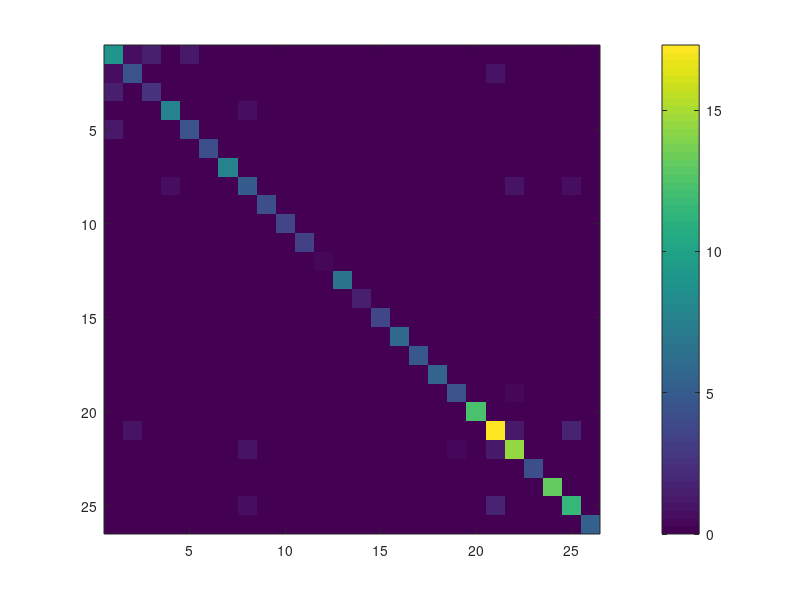

Reproduce this figure in MATLAB. (Note: this script raises an error after producing the figure.)
%% Basedata Brain, MNI152 ? not shifted?
cd /home/zhibinz2/Documents/GitHub/Virtual-Tractography/ForZhibin/processed_data

clear

load('scale250_Connectome.mat')

parcels(92,:,92)

imagesc(fc(25:50,25:50));colorbar;


% select the surface
BrainTri=Brain;
Vertex=BrainTri.Vertex;
Face=BrainTri.Face;
tr = triangulation(Face, Vertex(:,1), Vertex(:,2), Vertex(:,3));
trisurf(tr,'EdgeColor',[0.01 0.01 0.01],'EdgeAlpha',0.1);
alpha 0.5
xlabel('x');ylabel('y');zlabel('z');
title('scale250-Connectome-Brain')
view(90,0)
% ylim([-125,125]); zlim([-125,125]); xlim([-125,125]);

cd /home/zhibinz2/Documents/GitHub/MEG_EEG_Source_Localization
load('leadfield_nn_rr.mat')
hold on 
plot3(source_rr(:,1) * 1e3,source_rr(:,2) * 1e3,source_rr(:,3) * 1e3,'r.')
view(90,0)
% ylim([-125,125]); zlim([-125,125]); xlim([-125,125]);
grid on
title('source-rr from forward solution (not shifted by 1e3+2.5,1e3-30,1e3-42)')


%%
cd /home/zhibinz2/Documents/GitHub/Virtual-Tractography/ForZhibin/processed_data
% cd /home/zhibinz2/Documents/GitHub/CAMCAN_MEG_100
cd C:\Users\zhouz\GitHub\Virtual-Tractography\ForZhibin\processed_data
clear
load('Lausanne2008_fsaverageDSsurf_60_125_250.mat')
% select the surface
BrainTri=Brain;
Vertex=BrainTri.Vertex;
Face=BrainTri.Face;
tr = triangulation(Face, Vertex(:,1), Vertex(:,2), Vertex(:,3));
trisurf(tr,'EdgeColor',[0.01 0.01 0.01],'EdgeAlpha',0.1);
alpha 0.5
xlabel('x');ylabel('y');zlabel('z');
title('Lausanne2008-fsaverageDSsurf-60-125-250.mat')
view(90,0)
ylim([-125,125]); zlim([-125,125]); xlim([-125,125]);

cd /home/zhibinz2/Documents/GitHub/MEG_EEG_Source_Localization
% cd C:\Users\zhouz\Downloads\zhibin_source_localization
load('leadfield_nn_rr.mat')
hold on 
plot3(source_rr(:,1) * 1e3 + 2.5,source_rr(:,2) * 1e3 -30,source_rr(:,3) * 1e3 -42,'r.')
view(90,0)
% ylim([-125,125]); zlim([-125,125]); xlim([-125,125]);
grid on
title('source-rr from forward solution (shifted by 1e3+2.5,1e3-30,1e3-42)')

view([1 0 0]) % right view
view([-1 0 0]) % left view
view([0 0 1]) % Top view?
view([0 0 -1]) % bottom view
view([0 1 0]) % Front view
view([0 -1 0]) % Back view

view(0,90) % bottom view?
view(0,0) % back view
view(90,90) % top view


%% source labelling: Minmum distance
source_x=source_rr(:,1) * 1e3 + 2.5;
source_y=source_rr(:,2) * 1e3 -30;
source_z=source_rr(:,3) * 1e3 -42;
source_xyz=[source_x source_y source_z];

num_source=size(source_xyz,1);
num_vertex=size(Vertex,1);
source_labels=zeros(num_source,1);
tic
for sr=1:num_source
    tic
    all_dis=zeros(num_vertex,1);
    for vr =1:num_vertex
        all_dis(vr)=norm(Vertex(vr,:)-source_xyz(sr,:));
    end
    [M,I]=min(all_dis);
    source_labels(sr)=scale250_Labels(I);
end
toc
% Elapsed time is 0.129726 seconds.
bar(source_labels)

%% Anni's labeling
cd /home/zhibinz2/Documents/GitHub/Virtual-Tractography/ForZhibin/Volumes/scale250
% cd C:\Users\zhouz\GitHub\Virtual-Tractography\ForZhibin\Volumes
tmp = read_avw('ROIv4_HR_th.nii.gz');
tmp = permute(tmp, [1 3 2]);
tmp = tmp(256:-1:1,:, 256:-1:1);
parcels = tmp;

lowDimVert = source_xyz+127.5; % 127.5 is based on the fsaverage volume being 256 x 256 x 256
plot3(lowDimVert(:,1), lowDimVert(:,2), lowDimVert(:,3),'r.')
lowDimVert_labels=zeros(num_source,1);
for i = 1:length(lowDimVert)
    vox = ceil(lowDimVert(i,:));
    inds              = sub2ind([size(parcels)], vox(:,1), vox(:,2), vox(:,3));
    label             = parcels(inds); %what is the label?
    lowDimVert_labels(i) = label;
end

% % Method 1
% % covert parcels to linear index organization
% linear_parcels=reshape(tmp,[],1);
% parcel_labels=zeros(length(linear_parcels),1); 
% parcel_coordinates=zeros(length(linear_parcels));
% tic
% for l=1:length(linear_parcels)
%     if linear_parcels(l)~=0
%         parcel_coordinates(l,:)=ind2sub(size(parcels),l);
%         parcel_labels=[parcel_labels;linear_parcels(l)];
%     end
% end
% % remove zeor entry
% bool_parcel=ones(length(linear_parcels),1);
% for l=1:length(linear_parcel)
%     if linear_parcels(l)==0
%         bool_parcel(l)=0;
%     end
% end
% parcel_coordinates=parcel_coordinates(bool_parcel,:);
% parcel_labels=parcel_labels(bool_parcel);
% toc

% Method 2
% reorganize parcels to a list of non-zeros
tic
parcel_cordinates=[];
parcel_labels=[];
for x=1:size(parcels,1)
    for y=1:size(parcels,2)
        for z=1:size(parcels,3)
            if parcels(x,y,z)~=0
                parcel_cordinates=[parcel_cordinates; x, y, z];
                parcel_labels=[parcel_labels;parcels(x,y,z)];
            end
        end
    end
end
toc
% it took along time - 3897 second

%% validation: My minimum distance method
figure('Position', [10 10 1800 650])
subplot(121)
scatter3(Vertex(:,1), Vertex(:,2), Vertex(:,3),40,scale250_Labels,"filled", 'MarkerFaceAlpha',.2)
xlabel('x'); ylabel('y');zlabel('z')
cb = colorbar(); 
title(cb, 'labels')
title('scale250-Labels')
view([1 0 0]) % right view
% view([-1 0 0]) % left view
% view([0 1 0]) % Front view
ylim([-125,125]); zlim([-125,125]); xlim([-125,125]);
subplot(122)
scatter3(source_rr(:,1) * 1e3 + 2.5,source_rr(:,2) * 1e3 -30,source_rr(:,3) * 1e3 -42,...
    40, source_labels, 'filled')
xlabel('x'); ylabel('y');zlabel('z')
cb = colorbar(); 
title(cb, 'labels')
title('Minimum distance method')
view([1 0 0]) % right view
% view([-1 0 0]) % left view
% view([0 1 0]) % Front view
ylim([-125,125]); zlim([-125,125]); xlim([-125,125]);
% set(gcf,'Position',[10 10 1800 650])


%% validation: Ani's method
figure('Position', [10 10 1500 400])
subplot(121)
scatter3(parcel_cordinates(:,1), parcel_cordinates(:,2), parcel_cordinates(:,3),...
    40,parcel_labels,"filled", 'MarkerFaceAlpha',.2)
xlabel('x'); ylabel('y');zlabel('z')
cb = colorbar(); 
title(cb, 'labels')
title('ROIv4-HR-th.nii.gz')
% view([1 0 0]) % right view
% view([-1 0 0]) % left view
view([0 1 0]) % Front view
ylim([0,256]); zlim([0,256]); xlim([0,256]);
subplot(122)
scatter3(lowDimVert(:,1), lowDimVert(:,2), lowDimVert(:,3),...
    40, lowDimVert_labels, 'filled')
xlabel('x'); ylabel('y');zlabel('z')
cb = colorbar(); 
title(cb, 'labels')
title('Ani getting-Lausanne method')
% view([1 0 0]) % right view
% view([-1 0 0]) % left view
view([0 1 0]) % Front view
ylim([0,256]); zlim([0,256]); xlim([0,256]);
% set(gcf,'Position',[10 10 1500 400])